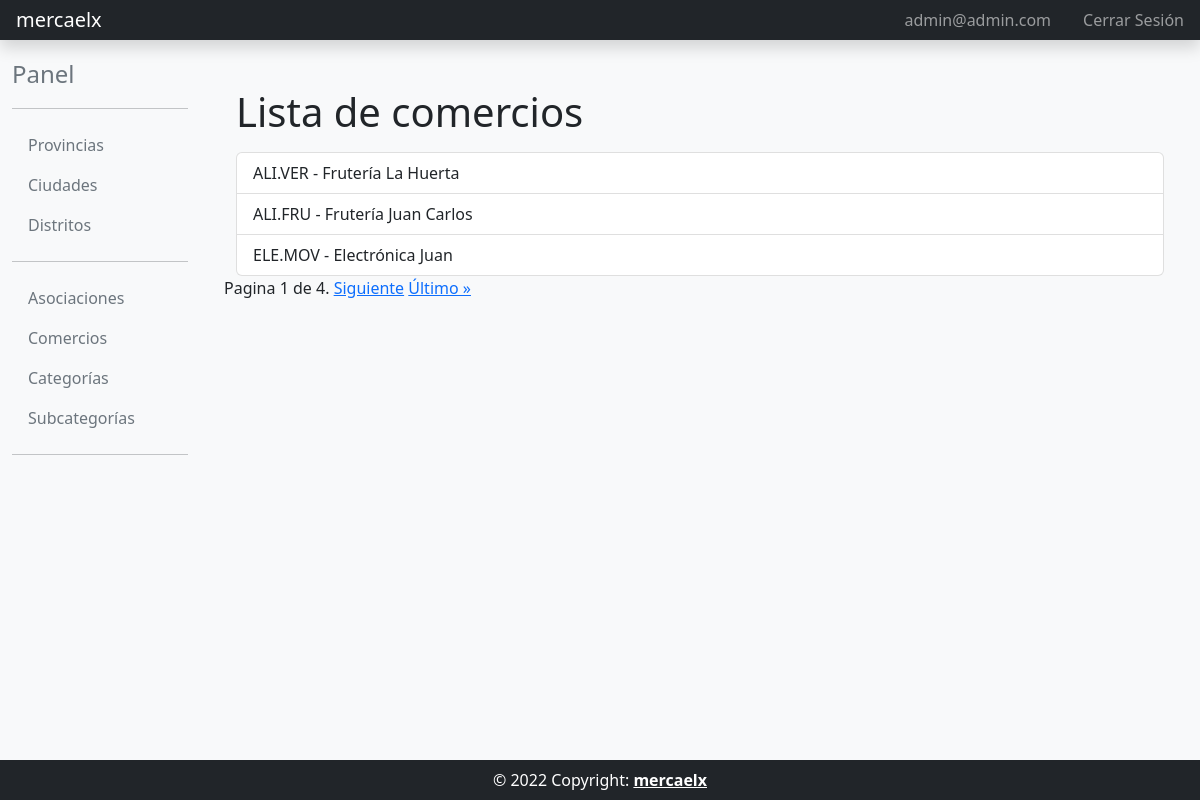
The page /comercio_list/ (signed in) on the database its author committed.
### directorio_comercios/models.py (models this page shows, shortened)
class Comercio(models.Model):
    nombre = models.CharField(max_length=256, unique=True)
    codigo_postal = models.CharField(max_length=5)
    direccion = models.TextField()
    ciudad = models.ForeignKey('core.Ciudad', on_delete=models.PROTECT)
    categoria = models.ForeignKey(Categoria, on_delete=models.PROTECT)
    subcategoria = models.ForeignKey(Subcategoria, on_delete=models.PROTECT, blank=True, null=True)
    asociacion = models.ForeignKey(Asociacion, on_delete=models.PROTECT, blank=True, null=True)
    correo_electronico = models.EmailField(blank=True, null=True)
    telefono = models.CharField(max_length=15, blank=True, null=True,
    )
    def __str__(self):
        if self.subcategoria:
            return f"{self.categoria.codigo}.{self.subcategoria.codigo} - {self.nombre}"
        return f"{self.categoria.codigo} - {self.nombre}"
    class Meta:
        unique_together = ('ciudad', 'nombre')
        verbose_name = 'Comercio'
        verbose_name_plural = 'Comercios'
        ordering = ['ciudad__codigo', 'nombre']

class Categoria(models.Model):
    codigo = models.CharField(max_length=10)
    nombre = models.CharField(max_length=256, unique=True)

class Subcategoria(models.Model):
    codigo = models.CharField(max_length=10)
    nombre = models.CharField(max_length=256)
    categoria = models.ForeignKey(Categoria, on_delete=models.PROTECT)
    class Meta:
        unique_together = ('categoria', 'nombre')
        verbose_name = 'Subcategoría'
        verbose_name_plural = 'Subcategorías'
        ordering = ['codigo']

### directorio_comercios/views.py (the view)
# urls.py: path('comercio_list/', comercios_views.ComercioListView.as_view(), name='comercio_list'),
class ComercioListView(LoginRequiredMixin, OrderedListMixin, ListView):
    model = Comercio
    template_name = 'directorio_comercios/comercio_list.html'
    paginate_by = 3

### common/mixins.py (called while the page is built)
    def get_queryset(self):
        queryset = super().get_queryset()
        ordering = self.request.GET.get('ordering', 'asc')
        if ordering == 'desc':
            return queryset.order_by('-id')
        return queryset.order_by('id')

    @method_decorator(login_required)
    def dispatch(self, *args, **kwargs):
        return super().dispatch(*args, **kwargs)

### templates/directorio_comercios/comercio_list.html
{% extends "common/base_intranet.html" %}
{% block main_content %}
<div class="container">
    <h1>Lista de comercios</h1>
    <ul class="list-group mt-3">
    {% for comercio in object_list %}
        <a href="{% url 'comercio_detail' pk=comercio.id %}" class="list-group-item list-group-item-action">{{ comercio }}</a>
    {% empty %}
        <p>No existen comercios.</p>
    {% endfor %}
    </ul>
</div>
{% include 'common/pagination.html' %}
{% endblock main_content %}

### templates/common/header_website.html (shortened to what this page needs)
<header class="navbar navbar-dark sticky-top bg-dark flex-md-nowrap p-0 shadow">
  <a class="navbar-brand col-md-3 col-lg-2 px-3 ml-5" href="{% url 'home' %}">mercaelx</a>
  <div class="navbar-nav">
    {% if user.is_authenticated %}
      <div class="d-flex">
        <a class="nav-link px-3" href="{% url 'account_email' %}">
          {{ user.email }}
        </a>
        <a class="nav-link px-3" href="{% url 'account_logout' %}">Cerrar Sesión</a>
      </div>
    {% else %}
      <div class="d-flex">
        <a class="nav-link px-3" href="{% url 'account_login' %}">Iniciar Sesión</a>
        <a class="nav-link px-3" href="{% url 'account_signup' %}">Registrarse</a>
      </div>
    {% endif %}
  </div>
</header>

### rows shown on the page
Comercio: subcategoria+categoria+nombre "ALI.VER - Frutería La Huerta"
Comercio: subcategoria+categoria+nombre "ALI.FRU - Frutería Juan Carlos"
Comercio: subcategoria+categoria+nombre "ELE.MOV - Electrónica Juan"

### other values the page prints
{{ user.email }} "admin@admin.com"
{{ page_obj.number }} "1"
{{ page_obj.paginator.num_pages }} "4"
